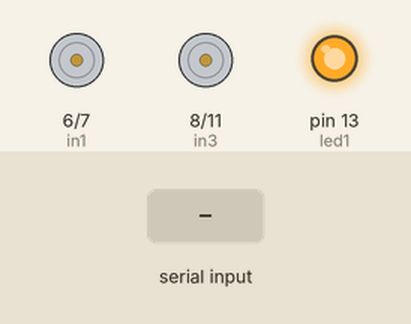
Bench run of a sketch on a simulated Arduino Uno, built with avr-gcc and run on an emulated ATmega328P. On the bench: motor-driver pin pairs drawn as motors (green arrow = first pin HIGH = forward, orange = second pin HIGH = backward, longer = more drive, scaled by the enable pin), output pins drawn as LEDs (lit = HIGH). The test bench sets the inputs (shaded band).

Above: at 1.2 s.
1.3 s: "F" received over the second serial link
At 1.8 s:
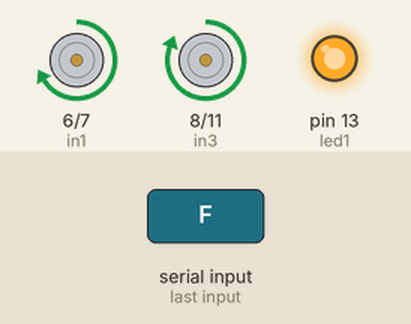
2.8 s: "B" received over the second serial link
At 4.0 s:
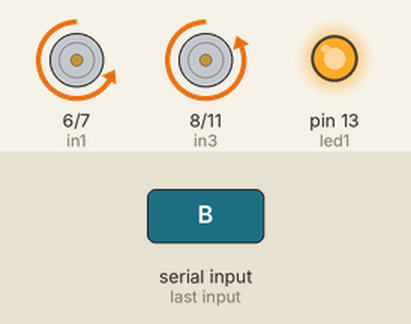
4.3 s: "L" received over the second serial link
At 5.3 s:
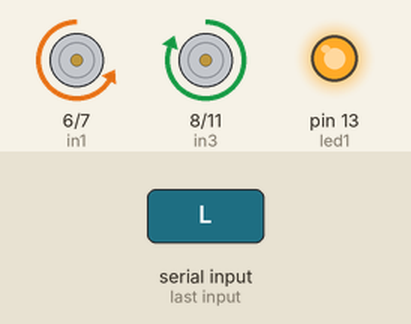
5.8 s: "R" received over the second serial link
At 6.5 s:
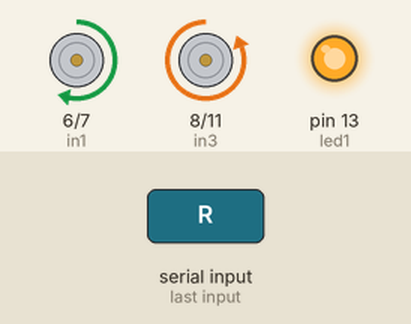
7.3 s: "G" received over the second serial link
At 7.6 s:
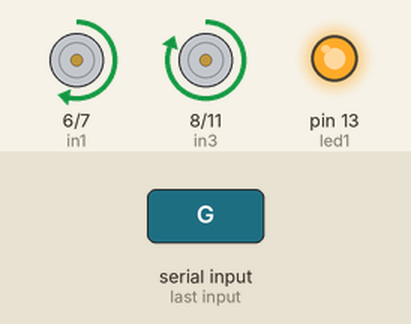
8.8 s: "I" received over the second serial link
At 9.9 s:
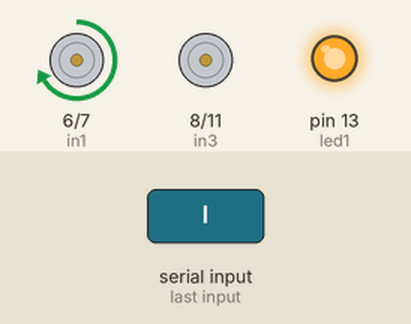
Timing chart, 0 to 11.3 s (numbered marks = the images above; inputs shaded):
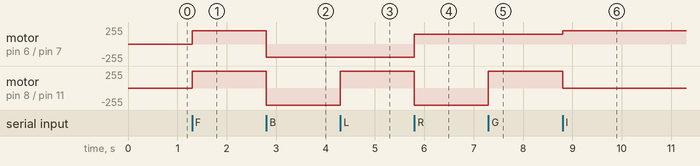

Measured:
- after the input at 1.3 s, motor on pin 6 (in1) / pin 7 (in2): stopped → forward 200/255 at once; motor on pin 8 (in3) / pin 11 (in4): stopped → forward 255/255 at once
- after the input at 2.8 s, motor on pin 6 (in1) / pin 7 (in2): forward 200/255 → backward 200/255 at once; motor on pin 8 (in3) / pin 11 (in4): forward 255/255 → backward 255/255 at once
- after the input at 4.3 s, motor on pin 8 (in3) / pin 11 (in4): backward 255/255 → forward 255/255 at once
- after the input at 5.8 s, motor on pin 6 (in1) / pin 7 (in2): backward 200/255 → forward 150/255 at once; motor on pin 8 (in3) / pin 11 (in4): forward 255/255 → backward 255/255 at once
- after the input at 7.3 s, motor on pin 8 (in3) / pin 11 (in4): backward 255/255 → forward 255/255 at once
- after the input at 8.8 s, motor on pin 6 (in1) / pin 7 (in2): forward 150/255 → forward 200/255 at once; motor on pin 8 (in3) / pin 11 (in4): forward 255/255 → stopped at once

The sketch:

RC_Car.ino
```cpp
/*
 * Project Name: Bluetooth-Controlled RC Car
 * Designed For: Arduino Uno + L298N Motor Driver
 */

#include <SoftwareSerial.h>

SoftwareSerial HC05(9, 10); // RX, TX

// === Pin Definitions ===
#define led1 13   // Status LED

#define enA 5
#define in1 6
#define in2 7
#define in3 8
#define in4 11
#define enB 12

char command;

void setup() {
  // LED setup
  pinMode(led1, OUTPUT);
  digitalWrite(led1, HIGH);  // LED ON when powered

  // Bluetooth setup
  HC05.begin(9600);

  // Motor driver setup
  pinMode(enA, OUTPUT);
  pinMode(enB, OUTPUT);
  pinMode(in1, OUTPUT);
  pinMode(in2, OUTPUT);
  pinMode(in3, OUTPUT);
  pinMode(in4, OUTPUT);

  // Initialize with motors stopped
  Stop();
}

void loop() {
  if (HC05.available() > 0) {
    command = HC05.read();

    Stop(); // Default stop before executing command

    switch (command) {
      case 'F': Forward(); break;
      case 'B': Back(); break;
      case 'L': Left(); break;
      case 'R': Right(); break;
      case 'G': ForwardLeft(); break;
      case 'I': ForwardRight(); break;
      case 'H': BackLeft(); break;
      case 'J': BackRight(); break;
      case 'S': Stop(); break;
    }
  }
}

// === Movement Functions ===
void Forward() {
  analogWrite(enA, 200);
  analogWrite(enB, 200);
  digitalWrite(in1, HIGH); digitalWrite(in2, LOW);
  digitalWrite(in3, HIGH); digitalWrite(in4, LOW);
}

void Back() {
  analogWrite(enA, 200);
  analogWrite(enB, 200);
  digitalWrite(in1, LOW); digitalWrite(in2, HIGH);
  digitalWrite(in3, LOW); digitalWrite(in4, HIGH);
}

void Left() {
  analogWrite(enA, 150);
  analogWrite(enB, 150);
  digitalWrite(in1, LOW); digitalWrite(in2, HIGH);
  digitalWrite(in3, HIGH); digitalWrite(in4, LOW);
}

void Right() {
  analogWrite(enA, 150);
  analogWrite(enB, 150);
  digitalWrite(in1, HIGH); digitalWrite(in2, LOW);
  digitalWrite(in3, LOW); digitalWrite(in4, HIGH);
}

void ForwardLeft() {
  analogWrite(enA, 100);
  analogWrite(enB, 200);
  digitalWrite(in1, HIGH); digitalWrite(in2, LOW);
  digitalWrite(in3, HIGH); digitalWrite(in4, LOW);
}

void ForwardRight() {
  analogWrite(enA, 200);
  analogWrite(enB, 100);
  digitalWrite(in1, HIGH); digitalWrite(in2, LOW);
  digitalWrite(in3, HIGH); digitalWrite(in4, LOW);
}

void BackLeft() {
  analogWrite(enA, 100);
  analogWrite(enB, 200);
  digitalWrite(in1, LOW); digitalWrite(in2, HIGH);
  digitalWrite(in3, LOW); digitalWrite(in4, HIGH);
}

void BackRight() {
  analogWrite(enA, 200);
  analogWrite(enB, 100);
  digitalWrite(in1, LOW); digitalWrite(in2, HIGH);
  digitalWrite(in3, LOW); digitalWrite(in4, HIGH);
}

void Stop() {
  analogWrite(enA, 0);
  analogWrite(enB, 0);
  digitalWrite(in1, LOW); digitalWrite(in2, LOW);
  digitalWrite(in3, LOW); digitalWrite(in4, LOW);
}
```
